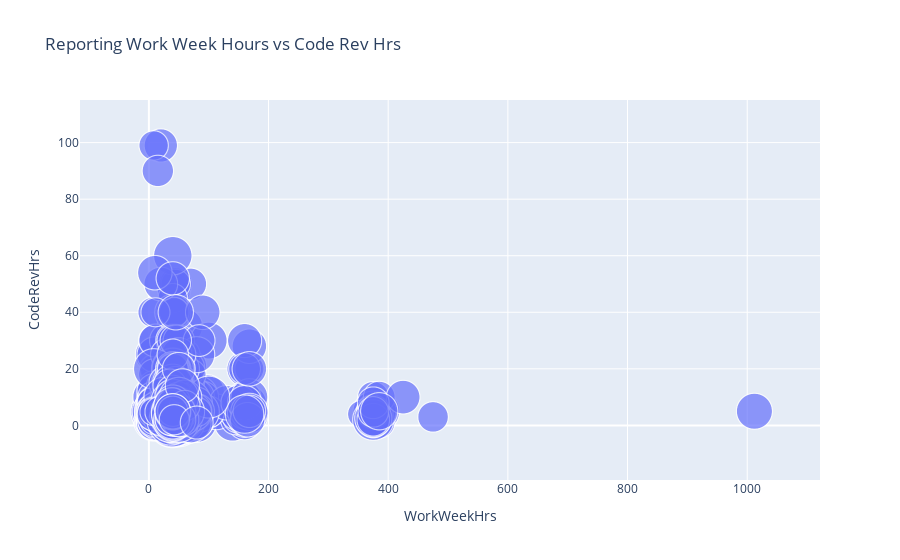

The code cell stored with this chart in its notebook:
### Code cell
fig4 = px.scatter(bubble_data, x="WorkWeekHrs", y="CodeRevHrs", size="Age",
                 hover_name="WorkWeekHrs", title='Reporting Work Week Hours vs Code Rev Hrs', size_max=60)
fig4.show()

### Figure 1 — Plotly figure (JSON) as saved in the notebook; plotly's stock layout.template omitted (floating-point values rounded to 4 significant figures; data arrays with more than 128 entries replaced by an {"elided": "..."} marker saying what was removed)
{"data": [{"hovertemplate": "<b>%{hovertext}</b><br><br>WorkWeekHrs=%{x}<br>CodeRevHrs=%{y}<br>Age=%{marker.size}<extra></extra>", "hovertext": {"elided": "11398 float values"}, "legendgroup": "", "marker": {"color": "#636efa", "size": {"elided": "11398 float values"}, "sizemode": "area", "sizeref": 0.0275, "symbol": "circle"}, "mode": "markers", "name": "", "showlegend": false, "type": "scattergl", "x": {"elided": "11398 float values"}, "xaxis": "x", "y": {"elided": "11398 float values"}, "yaxis": "y"}], "layout": {"legend": {"itemsizing": "constant", "tracegroupgap": 0}, "title": {"text": "Reporting Work Week Hours vs Code Rev Hrs"}, "xaxis": {"anchor": "y", "domain": [0, 1], "title": {"text": "WorkWeekHrs"}}, "yaxis": {"anchor": "x", "domain": [0, 1], "title": {"text": "CodeRevHrs"}}}}
